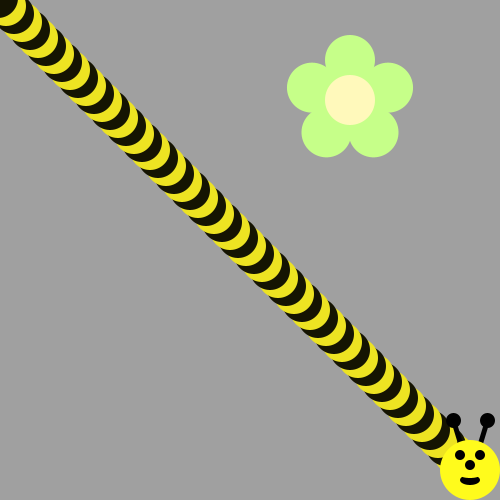
Frame 1 (no input)
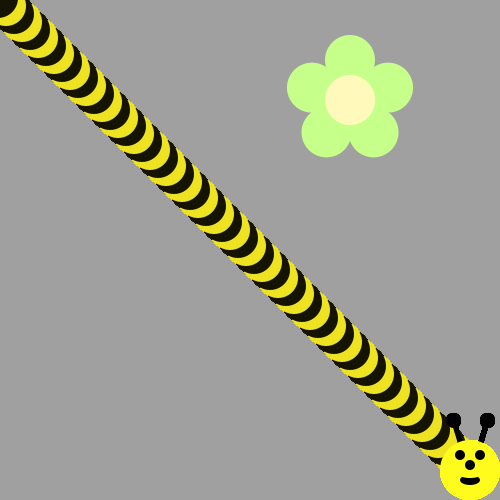
Frame 60 (the mouse pressed at the canvas centre just before this capture)
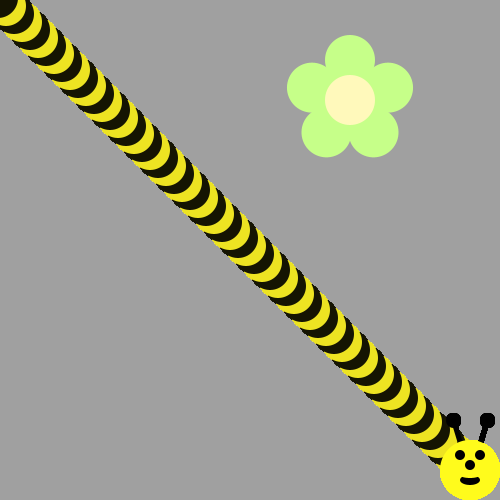
Frame 120 (the mouse held since frame 60 and released just before this capture)

The Processing sketch that drew these frames (run headless with seeded random() and noise(); from frame 60 on, the mouse is pressed at the canvas centre):

// Processing sketch: sketch_180709a
// ── sketch_180709a.pde
void draw() {
/*Use a loop to make a body for the Bee!
Then put his head on using drawBeeFace(x,y)
Use Modulo to make the colors alternate 
*/
int face = 470;
for(int body = 0; body < 60; body++)
{
if(body % 2 == 0)
{
  fill(#EDE322);
}
else
{
  fill(#151402);
}
ellipse(face,face,40,40);
face-= 8;
}
drawBeeFace(470,470);
}

void drawFlower(int x, int y) {
     noStroke();
     translate(x, y);
     // draw 5 petals, rotating after each one<
     fill(#c6ff89);      // green
      for (int i = 0; i < 5; i++) {
           ellipse(0, -40, 50, 50);
          rotate(radians(72));
     }
     fill(#fff9bb); // light yellow
     ellipse(0, 0, 50, 50);
} 
void drawBeeFace(int BeeFaceX, int BeeFaceY) {
     noStroke();
     fill(0, 0, 0);
     stroke(1);
     strokeWeight(5);
     line(BeeFaceX-10, BeeFaceY-27, BeeFaceX-17, BeeFaceY-50);
     line(BeeFaceX+10, BeeFaceY-27, BeeFaceX+17, BeeFaceY-50);
     ellipse(BeeFaceX-17, BeeFaceY-50, 10, 10);
     ellipse(BeeFaceX+17, BeeFaceY-50, 10, 10);
     noStroke();
     fill(255, 251, 28);
     ellipse(BeeFaceX, BeeFaceY, 60, 60); // face
     fill(255, 237, 209);
     fill(0,0,0);
      ellipse(BeeFaceX-10, BeeFaceY-15, 10, 10); // eyes
     ellipse(BeeFaceX+10, BeeFaceY-15, 10, 10);
      ellipse(BeeFaceX, BeeFaceY-5, 10, 10); // nose
      ellipse(BeeFaceX, BeeFaceY+10, 20, 10);// mouth
     fill(255, 251, 28);
     ellipse(BeeFaceX, BeeFaceY+5, 20, 6);
}

void setup() {
     ellipseMode(CENTER);
     size(500, 500);
     background(160, 160, 160);
      drawFlower(350, 100);
}
